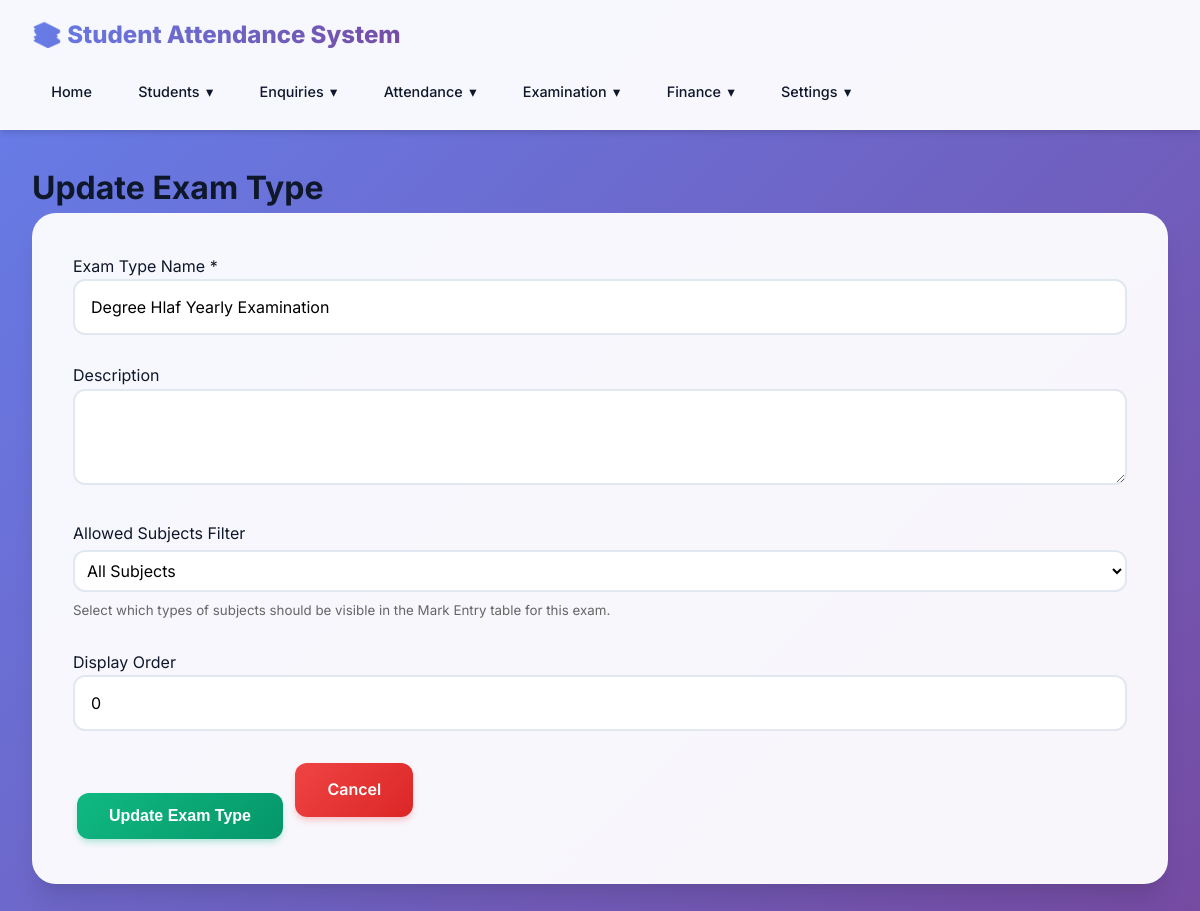
/exam-types/3/update/, run on the app's committed database.
### students/models.py (models this page shows, shortened)
class ExamType(models.Model):
    SUBJECT_TYPE_CHOICES = [
        ('all', 'All Subjects'),
        ('hadiya', 'Hadiya (Islamic)'),
        ('division', 'Division Specific'),
    ]
    name = models.CharField(max_length=100, unique=True)
    description = models.TextField(blank=True)
    subject_type = models.CharField(max_length=20, choices=SUBJECT_TYPE_CHOICES, default='all', help_text="Filter subjects shown during mark entry for this exam")
    order = models.PositiveIntegerField(default=0, help_text="Order for display")
    class Meta:
        ordering = ['order', 'name']

### students/views.py (the view, shortened to what this page needs)
# urls.py: path('exam-types/<int:pk>/update/', views.exam_type_update, name='exam_type_update'),
def exam_type_update(request, pk):
    exam_type = get_object_or_404(ExamType, pk=pk)
    context = {
        'exam_type': exam_type,
        'subject_type_choices': ExamType.SUBJECT_TYPE_CHOICES
    }
    return render(request, 'students/exam_type_update.html', context)

### students/templates/students/exam_type_update.html (shortened to what this page needs)
{% extends 'students/base.html' %}
{% block content %}
<h1>Update Exam Type</h1>
<div class="card">
    <form method="post">
        <div class="form-group">
            <label>Exam Type Name *</label>
            <input type="text" name="name" value="{{ exam_type.name }}" required>
        </div>
        <div class="form-group">
            <label>Description</label>
            <textarea name="description" rows="3">{{ exam_type.description }}</textarea>
        </div>
        <div class="form-group">
            <label>Allowed Subjects Filter</label>
            <select name="subject_type" required style="width: 100%; padding: 0.5rem; margin-top: 0.25rem;">
                {% for choice_value, choice_label in subject_type_choices %}
                <option value="{{ choice_value }}" {% if choice_value == exam_type.subject_type %}selected{% endif %}>{{ choice_label }}</option>
                {% endfor %}
            </select>
            <small style="display: block; margin-top: 0.5rem; color: #666;">
                Select which types of subjects should be visible in the Mark Entry table for this exam.
            </small>
        </div>
        <div class="form-group">
            <label>Display Order</label>
            <input type="number" name="order" value="{{ exam_type.order }}" min="0">
        </div>
        <button type="submit" class="btn btn-success">Update Exam Type</button>
        <a href="{% url 'students:exam_type_list' %}" class="btn btn-danger">Cancel</a>
    </form>
</div>
{% endblock %}

### students/templates/students/base.html (style rules this page uses)
* { margin: 0; padding: 0; box-sizing: border-box; }
:root { --primary: #6366f1; --primary-dark: #4f46e5; --primary-light: #818cf8; --secondary: #ec4899; --accent: #8b5cf6; --success: #10b981; --danger: #ef4444; --warning: #f59e0b; --dark: #0f172a; --dark-secondary: #1e293b; --light: #f8fafc; --gray: #64748b; --border: #e2e8f0; --shadow: rgba(0, 0, 0, 0.1); --gradient-1: linear-gradient(135deg, #667eea 0%, #764ba2 100%); --gradient-2: linear-gradient(135deg, #f093fb 0%, #f5576c 100%); --gradient-3: linear-gradient(135deg, #4facfe 0%, #00f2fe 100%); --gradient-4: linear-gradient(135deg, #43e97b 0%, #38f9d7 100%); }
body { font-family: 'Inter', -apple-system, BlinkMacSystemFont, 'Segoe UI', Roboto, sans-serif; background: linear-gradient(135deg, #667eea 0%, #764ba2 100%); color: var(--dark); min-height: 100vh; line-height: 1.6; }
.card { background: rgba(255, 255, 255, 0.95); backdrop-filter: blur(20px); border-radius: 24px; padding: 2.5rem; margin-bottom: 2rem; box-shadow: 0 20px 25px -5px rgba(0, 0, 0, 0.1), 0 10px 10px -5px rgba(0, 0, 0, 0.04); border: 1px solid rgba(255, 255, 255, 0.3); transition: all 0.3s cubic-bezier(0.4, 0, 0.2, 1); }
.btn { display: inline-block; padding: 0.875rem 2rem; background: var(--gradient-1); color: white; text-decoration: none; border-radius: 12px; border: none; cursor: pointer; transition: all 0.3s cubic-bezier(0.4, 0, 0.2, 1); font-size: 1rem; font-weight: 600; margin: 0.25rem; position: relative; overflow: hidden; box-shadow: 0 4px 6px -1px rgba(102, 126, 234, 0.3); }
.btn::before { content: ''; position: absolute; top: 50%; left: 50%; width: 0; height: 0; border-radius: 50%; background: rgba(255, 255, 255, 0.2); transform: translate(-50%, -50%); transition: width 0.6s, height 0.6s; }
.btn-success { background: linear-gradient(135deg, #10b981 0%, #059669 100%); box-shadow: 0 4px 6px -1px rgba(16, 185, 129, 0.3); }
.btn-danger { background: linear-gradient(135deg, #ef4444 0%, #dc2626 100%); box-shadow: 0 4px 6px -1px rgba(239, 68, 68, 0.3); }
.form-group { margin-bottom: 1.75rem; }
input[type="text"], input[type="date"], input[type="time"], input[type="email"], input[type="number"], input[type="file"], select, textarea { width: 100%; padding: 1rem; border: 2px solid var(--border); border-radius: 12px; font-size: 1rem; transition: all 0.3s ease; background: white; font-family: inherit; }

### data on the page
ExamType: name "Degree Hlaf Yearly Examination", subject_type "All Subjects", order "0"
